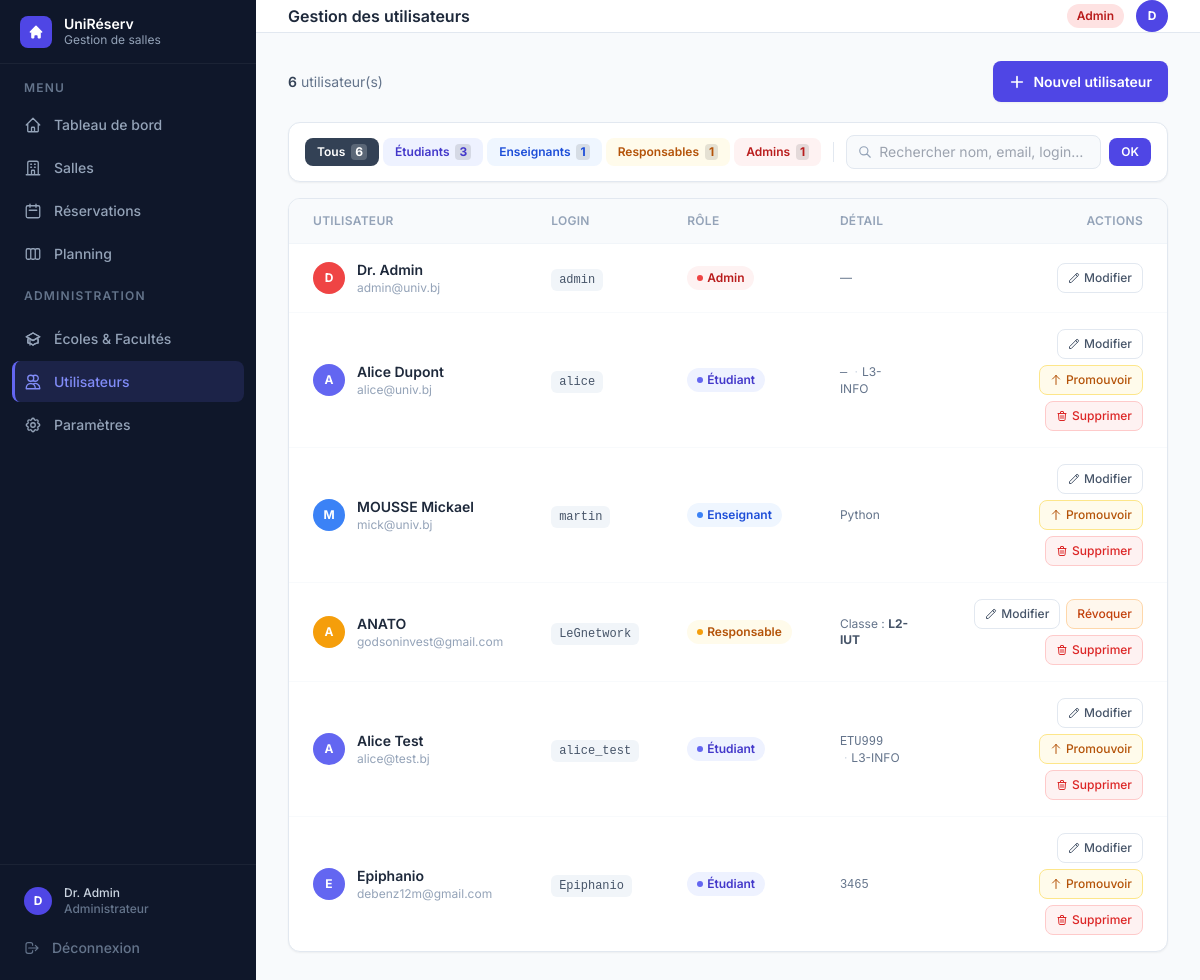
/utilisateurs (signed in), run on an earlier commit of the app's database.
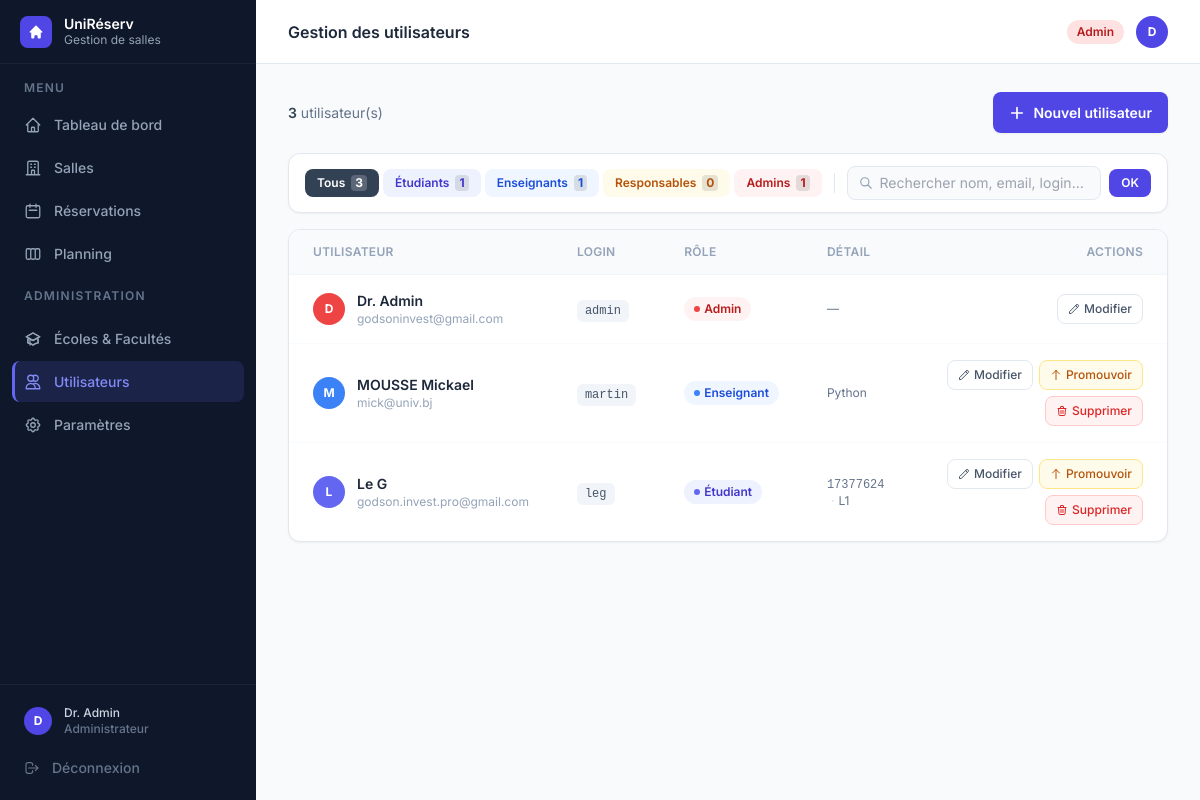
And on a later commit of the database.
### tables this page shows
CREATE TABLE utilisateurs (
            id               INTEGER PRIMARY KEY,
            nom              TEXT    NOT NULL,
            email            TEXT    NOT NULL UNIQUE,
            login            TEXT    NOT NULL UNIQUE,
            mot_de_passe     TEXT    NOT NULL,
            role             TEXT    NOT NULL,
            date_inscription TEXT    NOT NULL,
            matricule        TEXT,
            classe           TEXT,
            matiere          TEXT
        , ecole_id INTEGER, unite_formation_id INTEGER);

### gestion de salle/app.py (the view)
@app.route("/utilisateurs")
@login_required
@admin_required
def utilisateurs():
    _, utilisateurs_dict, _, _ = get_data()
    tous = list(utilisateurs_dict.values())
    filtre_role   = request.args.get("role", "").strip()
    filtre_search = request.args.get("q", "").strip().lower()
    resultats = tous
    if filtre_role:
        resultats = [u for u in resultats if u.role == filtre_role]
    if filtre_search:
        resultats = [u for u in resultats
                     if filtre_search in u.nom.lower()
                     or filtre_search in u.email.lower()
                     or filtre_search in u.login.lower()]
    compteurs = {
        "tous":        len(tous),
        "etudiant":    sum(1 for u in tous if u.role == "etudiant"),
        "enseignant":  sum(1 for u in tous if u.role == "enseignant"),
        "responsable": sum(1 for u in tous if u.role == "responsable"),
        "admin":       sum(1 for u in tous if u.role == "admin"),
    }
    return render_template("utilisateurs.html", active="utilisateurs",
                           utilisateurs=resultats,
                           filtre_role=filtre_role,
                           filtre_search=filtre_search,
                           compteurs=compteurs)

### gestion de salle/app.py (called while the page is built)
def get_bd():
    return BaseDonneesSQLite()

@app.context_processor
def inject_format_classe():
    return dict(format_classe=_format_classe)

def get_data():
    bd   = get_bd()
    tout = bd.charger_tout()
    maintenant = datetime.now()
    for r in tout["reservations"]:
        if r.statut in (StatutReservation.CONFIRMEE, StatutReservation.EN_ATTENTE):
            if datetime.combine(r.date, r.heure_fin) < maintenant:
                r._Reservation__statut = StatutReservation.TERMINEE
                bd.sauvegarder_reservation(r)
    return (
        bd,
        {u.id: u for u in tout["utilisateurs"]},
        {s.id: s for s in tout["salles"]},
        tout["reservations"],
    )

def login_required(f):
    @wraps(f)
    def decorated(*args, **kwargs):
        if "user_id" not in session:
            return redirect(url_for("login"))
        return f(*args, **kwargs)
    return decorated

def admin_required(f):
    @wraps(f)
    def decorated(*args, **kwargs):
        if session.get("user_role") != "admin":
            flash("Accès réservé aux administrateurs.", "error")
            return redirect(url_for("dashboard"))
        return f(*args, **kwargs)
    return decorated

### gestion de salle/templates/utilisateurs.html (shortened to what the changed rows need)
{% extends "base.html" %}
{% block heading %}Gestion des utilisateurs{% endblock %}
{% block content %}
<div class="flex items-center justify-between mb-5">
  <p class="text-slate-500 text-sm">
    <span class="font-semibold text-slate-700">{{ utilisateurs|length }}</span>
    {% if filtre_role or filtre_search %}résultat(s){% else %}utilisateur(s){% endif %}
  </p>
</div>
<div class="bg-white rounded-xl border border-slate-200 shadow-sm mb-4 px-4 py-3 flex flex-wrap items-center gap-3">
  <div class="flex items-center gap-1 flex-wrap">
    {% for val, label, cle, active_cls, inactive_cls in tabs %}
    <a href="{{ url_for('utilisateurs', role=val, q=filtre_search) }}"
       class="inline-flex items-center gap-1.5 px-3 py-1.5 rounded-lg text-xs font-semibold transition-all
         {% if filtre_role == val %}{{ active_cls }}{% else %}{{ inactive_cls }}{% endif %}">
      {{ label }}
      <span class="{% if filtre_role == val %}bg-white/20{% else %}bg-black/10{% endif %} rounded px-1 py-0.5 text-xs font-bold leading-none">
        {{ compteurs[cle] }}
      </span>
    </a>
    {% endfor %}
  </div>
</div>
<div class="bg-white rounded-xl border border-slate-200 shadow-sm overflow-hidden">
  {% if utilisateurs %}
  <div class="overflow-x-auto">
    <table class="w-full text-sm">
      <thead>
        <tr class="border-b border-slate-100 bg-slate-50">
          <th class="px-6 py-3.5 text-left text-xs font-semibold text-slate-400 uppercase tracking-wide">Utilisateur</th>
          <th class="px-6 py-3.5 text-left text-xs font-semibold text-slate-400 uppercase tracking-wide">Login</th>
          <th class="px-6 py-3.5 text-left text-xs font-semibold text-slate-400 uppercase tracking-wide">Rôle</th>
          <th class="px-6 py-3.5 text-left text-xs font-semibold text-slate-400 uppercase tracking-wide">Détail</th>
          <th class="px-6 py-3.5 text-right text-xs font-semibold text-slate-400 uppercase tracking-wide">Actions</th>
        </tr>
      </thead>
      <tbody>
        {% for u in utilisateurs %}
        <tr class="data-row border-b border-slate-50 last:border-0">
          <td class="px-6 py-4">
            <div class="flex items-center gap-3">
              <div class="w-8 h-8 rounded-full flex items-center justify-center text-white text-xs font-bold shrink-0
                {% if u.role=='admin' %}bg-red-500
                {% elif u.role=='responsable' %}bg-amber-500
                {% elif u.role=='enseignant' %}bg-blue-500
                {% else %}bg-indigo-500{% endif %}">
                {{ u.nom[0].upper() }}
              </div>
              <div>
                <p class="font-semibold text-slate-800">
                  {% if filtre_search and filtre_search in u.nom.lower() %}
                    {{ u.nom | replace(filtre_search, '<mark class="bg-yellow-100 text-yellow-900 rounded px-0.5">' ~ filtre_search ~ '</mark>') | safe }}
                  {% else %}
                    {{ u.nom }}
                  {% endif %}
                </p>
                <p class="text-xs text-slate-400">{{ u.email }}</p>
              </div>
            </div>
          </td>
          <td class="px-6 py-4">
            <code class="text-xs bg-slate-100 text-slate-600 px-2 py-1 rounded-md font-mono">{{ u.login }}</code>
          </td>
          <td class="px-6 py-4">
            {% if u.role == 'admin' %}
              <span class="inline-flex items-center gap-1 px-2.5 py-1 rounded-full text-xs font-semibold bg-red-50 text-red-700">
                <span class="w-1.5 h-1.5 rounded-full bg-red-500"></span>Admin
              </span>
            {% elif u.role == 'responsable' %}
              <span class="inline-flex items-center gap-1 px-2.5 py-1 rounded-full text-xs font-semibold bg-amber-50 text-amber-700">
                <span class="w-1.5 h-1.5 rounded-full bg-amber-500"></span>Responsable
              </span>
            {% elif u.role == 'enseignant' %}
              <span class="inline-flex items-center gap-1 px-2.5 py-1 rounded-full text-xs font-semibold bg-blue-50 text-blue-700">
                <span class="w-1.5 h-1.5 rounded-full bg-blue-500"></span>Enseignant
              </span>
            {% else %}
              <span class="inline-flex items-center gap-1 px-2.5 py-1 rounded-full text-xs font-semibold bg-indigo-50 text-indigo-700">
                <span class="w-1.5 h-1.5 rounded-full bg-indigo-500"></span>Étudiant
              </span>
            {% endif %}
          </td>
          <td class="px-6 py-4 text-slate-500 text-xs">
            {% if u.role == 'etudiant' %}
              <span class="font-mono">{{ u.matricule or '—' }}</span>
              {% if u.classe %}<span class="mx-1 text-slate-300">·</span><span>{{ u.classe }}</span>{% endif %}
            {% elif u.role == 'responsable' %}
              Classe : <strong class="text-slate-600">{{ u.classe or '—' }}</strong>
            {% elif u.role == 'enseignant' %}
              {{ u.matiere or '—' }}
            {% else %}—{% endif %}
          </td>
          <td class="px-6 py-4">
            <div class="flex items-center justify-end gap-1.5 flex-wrap">
              <a href="{{ url_for('utilisateurs_modifier', user_id=u.id) }}"
                 class="inline-flex items-center gap-1 px-2.5 py-1.5 rounded-lg border border-slate-200 hover:bg-slate-50 text-slate-600 text-xs font-medium transition">
                <svg class="w-3 h-3" fill="none" stroke="currentColor" stroke-width="2" viewBox="0 0 24 24">
                  <path stroke-linecap="round" stroke-linejoin="round" d="M15.232 5.232l3.536 3.536m-2.036-5.036a2.5 2.5 0 113.536 3.536L6.5 21.036H3v-3.572L16.732 3.732z"/>
                </svg>
                Modifier
              </a>
              {% if u.role != 'admin' and u.id != session.user_id %}
                {% if u.role in ('etudiant', 'enseignant') %}
                <form method="POST" action="{{ url_for('utilisateurs_promouvoir', user_id=u.id) }}" class="inline"
                      onsubmit="return promptClasse(this)">
                  <button type="submit"
                    class="inline-flex items-center gap-1 px-2.5 py-1.5 rounded-lg border border-amber-200 bg-amber-50 hover:bg-amber-100 text-amber-700 text-xs font-medium transition">
                    <svg class="w-3 h-3" fill="none" stroke="currentColor" stroke-width="2" viewBox="0 0 24 24">
                      <path stroke-linecap="round" stroke-linejoin="round" d="M5 10l7-7m0 0l7 7m-7-7v18"/>
                    </svg>
                    Promouvoir
                  </button>
                </form>
                {% endif %}
                {% if u.role == 'responsable' %}
                <form method="POST" action="{{ url_for('utilisateurs_revoquer', user_id=u.id) }}" class="inline"
                      onsubmit="return confirm('Révoquer le rôle Responsable de {{ u.nom }} ?')">
                  <button type="submit"
                    class="inline-flex items-center gap-1 px-2.5 py-1.5 rounded-lg border border-orange-200 bg-orange-50 hover:bg-orange-100 text-orange-700 text-xs font-medium transition">
                    Révoquer
                  </button>
                </form>
                {% endif %}
                <form method="POST" action="{{ url_for('utilisateurs_supprimer', user_id=u.id) }}" class="inline"
                      onsubmit="return confirm('Supprimer l\'utilisateur {{ u.nom }} ?')">
                  <button type="submit"
                    class="inline-flex items-center gap-1 px-2.5 py-1.5 rounded-lg border border-red-200 bg-red-50 hover:bg-red-100 text-red-600 text-xs font-medium transition">
                    <svg class="w-3 h-3" fill="none" stroke="currentColor" stroke-width="2" viewBox="0 0 24 24">
                      <path stroke-linecap="round" stroke-linejoin="round" d="M19 7l-.867 12.142A2 2 0 0116.138 21H7.862a2 2 0 01-1.995-1.858L5 7m5 4v6m4-6v6m1-10V4a1 1 0 00-1-1h-4a1 1 0 00-1 1v3M4 7h16"/>
                    </svg>
                    Supprimer
                  </button>
                </form>
              {% endif %}
            </div>
          </td>
        </tr>
        {% endfor %}
      </tbody>
    </table>
  </div>
  {% endif %}
</div>
{% endblock %}

### gestion de salle/templates/base.html (shortened to what the changed rows need)
<!DOCTYPE html>
<html lang="fr" class="h-full">
<head>
  <script src="https://cdn.tailwindcss.com"></script>
</head>
<body class="h-full bg-slate-50 flex" style="font-family:'Inter',sans-serif">
  <aside class="w-64 bg-slate-900 flex flex-col fixed inset-y-0 left-0 z-30" style="background:linear-gradient(180deg,#0f172a 0%,#0f172a 100%)">
    <div class="border-t border-white/5 p-3 space-y-0.5">
      <a href="{{ url_for('profil') }}" class="nav-item {% if active=='profil' %}nav-item-active{% else %}nav-item-inactive{% endif %} !py-2">
        <div class="flex-1 min-w-0">
          <p class="text-slate-300 text-xs font-medium truncate">{{ session.user_nom }}</p>
          <p class="text-slate-500 text-xs truncate">
            {% if session.user_role == 'admin' %}Administrateur
            {% elif session.user_role == 'responsable' %}Responsable
            {% elif session.user_role == 'enseignant' %}Enseignant
            {% else %}Étudiant{% endif %}
          </p>
        </div>
      </a>
    </div>
  </aside>
  <div class="ml-64 flex-1 flex flex-col min-h-screen">
    <header class="h-16 bg-white border-b border-slate-200 flex items-center justify-between px-8 sticky top-0 z-20">
      <h1 class="text-slate-800 font-semibold text-base">{% block heading %}{% endblock %}</h1>
        {% set role = session.user_role %}
    </header>
    <main class="flex-1 px-8 py-7">
      {% block content %}{% endblock %}
    </main>
  </div>
</body>
</html>

What changed in the data, as far as the page shows it:
removed utilisateurs: nom "A", nom "Alice Dupont", email "alice@univ.bj", login "alice", role "etudiant" (drawn), matricule "—", classe "L3-INFO"
removed utilisateurs: nom "A", nom "ANATO", email "godsoninvest@gmail.com", login "LeGnetwork", role "responsable" (drawn), classe "L2-IUT"
removed utilisateurs: nom "A", nom "Alice Test", email "alice@test.bj", login "alice_test", role "etudiant" (drawn), matricule "ETU999", classe "L3-INFO"
removed utilisateurs: nom "E", nom "Epiphanio", email "debenz12m@gmail.com", login "Epiphanio", role "etudiant" (drawn), matricule "3465"
changed utilisateurs "Dr. Admin": email "admin@univ.bj" → "godsoninvest@gmail.com"
added utilisateurs: nom "L", nom "Le G", email "godson.invest.pro@gmail.com", login "leg", role "etudiant" (drawn), matricule "17377624", classe "L1"
Also different on the page:
{{ utilisateurs|length }}: "6" → "3"
new list line: "Tous 3"
new list line: "Étudiants 1"
new list line: "Responsables 0"
list line gone: "Tous 6"
list line gone: "Étudiants 3"
list line gone: "Responsables 1"
